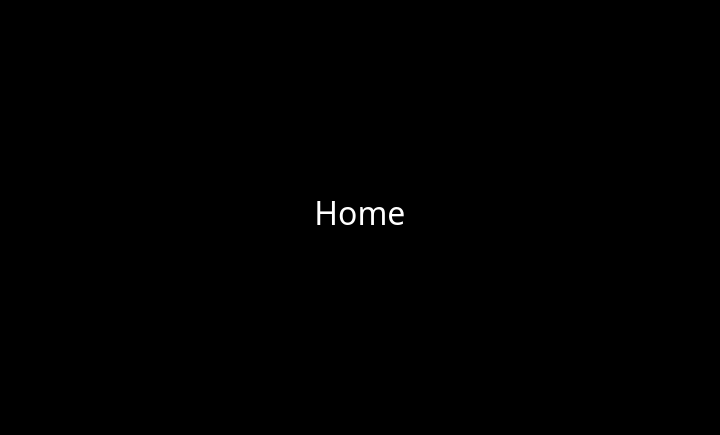
<?xml version="1.0" encoding="UTF-8"?>
<ui version="4.0">
 <class>content</class>
 <widget class="QWidget" name="content">
  <property name="geometry">
   <rect>
    <x>0</x>
    <y>0</y>
    <width>720</width>
    <height>435</height>
   </rect>
  </property>
  <property name="windowTitle">
   <string>Form</string>
  </property>
  <property name="styleSheet">
   <string notr="true">#content {
	background: black;
}

* {
	color: white;
}</string>
  </property>
  <widget class="QLabel" name="label">
   <property name="geometry">
    <rect>
     <x>260</x>
     <y>187</y>
     <width>200</width>
     <height>50</height>
    </rect>
   </property>
   <property name="font">
    <font>
     <family>Avenir Next LT Pro</family>
     <pointsize>24</pointsize>
    </font>
   </property>
   <property name="text">
    <string>Home</string>
   </property>
   <property name="alignment">
    <set>Qt::AlignCenter</set>
   </property>
  </widget>
 </widget>
 <resources/>
 <connections/>
</ui>
